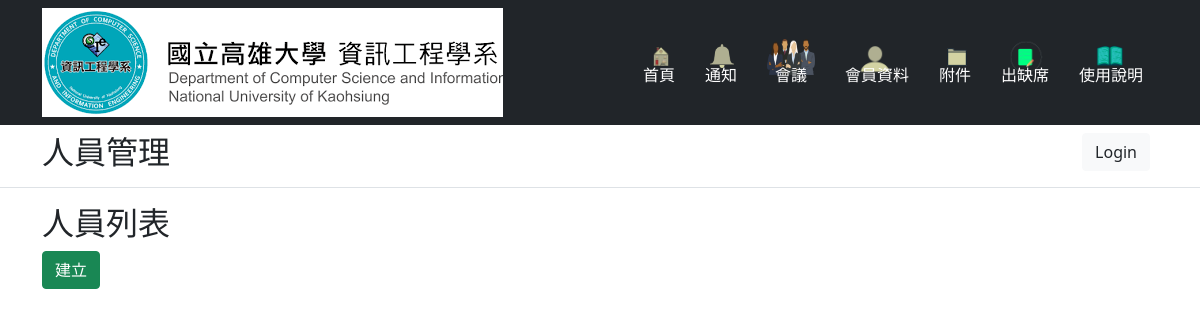
Page /memberManage on the earlier database version.
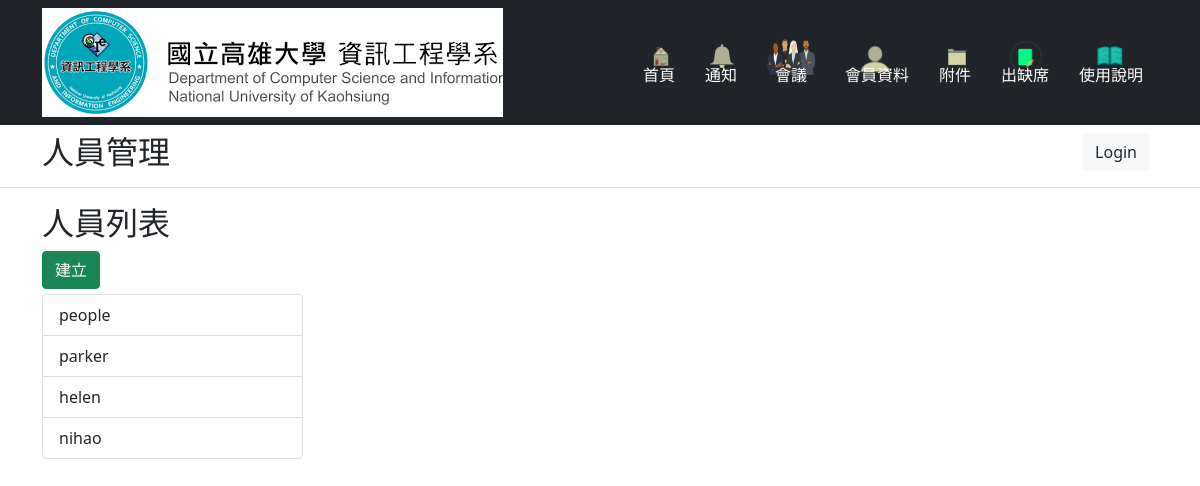
Same page on the later database version.
### MeetingManager/models.py (models this page shows, shortened)
class Member(db.Model):
    id = db.Column(db.Integer, primary_key=True)
    name = db.Column(db.String(20), nullable=False)
    sex = db.Column(db.String(6), nullable=False)
    phone = db.Column(db.String(15), nullable=False)
    email = db.Column(db.String(60), nullable=False)
    identity = db.Column(db.String(10), nullable=False)
    password = db.Column(db.String(60), nullable=False)
    assistant = db.relationship('Assistant', backref="personalData", uselist=False, cascade='all, delete-orphan')
    expert = db.relationship('Expert', backref="personalData", uselist=False, cascade='all, delete-orphan')
    student = db.relationship('Student', backref="personalData", uselist=False, cascade='all, delete-orphan')
    externalTeacher = db.relationship('ExternalTeacher', backref="personalData", uselist=False,
                                      cascade='all, delete-orphan')
    intramuralTeacher = db.relationship('IntramuralTeacher', backref="personalData", uselist=False,
                                        cascade='all, delete-orphan')
    attend = association_proxy('attendanceAssociation', 'meeting', creator=lambda meeting: Attend(meeting=meeting))

### MeetingManager/routes.py (the view)
@app.route("/memberManage")
def memberManage():
    memberList = Member.query.with_entities(Member.id, Member.name).all()
    return render_template("member_manage.html", memberList=memberList)

### MeetingManager/templates/member_manage.html (shortened to what this page needs)
{% extends "template.html" %}
{% block title %}
<h2>人員管理</h2>
{% endblock title %}
{% block content %}
<div class="container">
    <div class="row">
        <div class="col-3">
            <div>
                <h2>人員列表</h2>
                <button type="button" class="btn btn-success text-end ms-auto" id="createNewBtn" onclick="create()">建立</button>
            </div>
            <div class="list-group" style="max-height:300px; margin-top: 5px" id="memberList">
                {% for member in memberList %}
                    <button type="button" class="list-group-item list-group-item-action memberBtn" data-id="{{member[0]}}" >{{member[1]}}</button>
                {% endfor %}
            </div>
        </div>
    </div>
</div>
{% endblock content %}

Differences in the rows shown:
added Member: name "people"
added Member: name "parker"
added Member: name "helen"
added Member: name "nihao"
